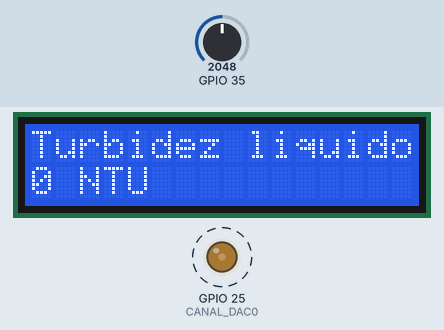
Bench run of a sketch on a simulated ESP32. On the bench: 16×2 character LCD, output pins drawn as LEDs (lit = HIGH). Dashed ring = blinking. The test bench sets the inputs (shaded band); at power-on: GPIO 35 = 2048. WiFi joins after 1.5 s; servers stay silent unless stated; network time is answered at once with the bench clock; the local clock reads 2024-03-15 10:24:30 at power-on unless the sketch sets it; storage starts empty; what the sketch prints to the serial monitor is not drawn.

Above: at 1.11 s.
1.4 s: GPIO 35 set to 2866
At 1.88 s:
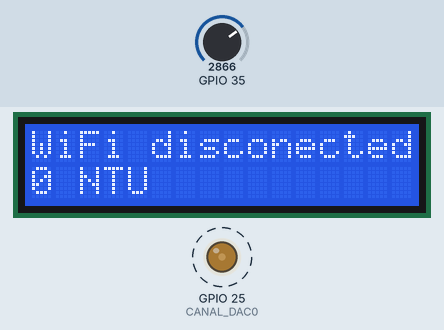
At 4.87 s:
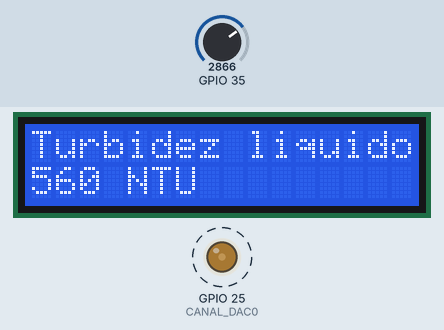
Timing chart, 0 to 10.4 s (numbered marks = the images above; inputs shaded):
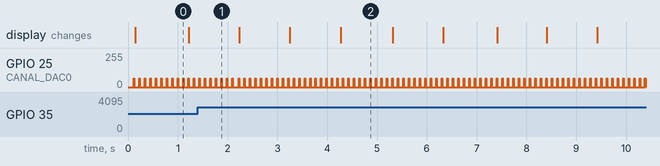

The sketch:

turbity_sensor.ino
```cpp
/*
 * Connect the SD card to the following pins:
 *
 * SD Card | ESP32
 *    D2       -
 *    D3       SS
 *    CMD      MOSI
 *    VSS      GND
 *    VDD      3.3V
 *    CLK      SCK
 *    VSS      GND
 *    D0       MISO
 *    D1       -
 */

#include <Arduino.h>            //utilizar esp32S com framework do arduino
//#include <Wire.h>               //Scanner I2C, verifica e retorna o endereço do dispositivo I2C encontrado
#include <LiquidCrystal_I2C.h>  //Biblioteca para utilização do LCD por I2C
#include "FS.h"
#include "SD.h"
#include "SPI.h"
#include <WiFi.h>
#include <NTPClient.h> //https://github.com/taranais/NTPClient
#define SD_TIMEOUT 15000 // Tempo entre uma e outra tentativa de conexão (ms)
#define WIFI_TIMEOUT 15000 // Tempo entre uma e outra tentativa de conexão (ms)
char ssid[34] = "xxx"; // <----- Inserir nome da rede WI FI no lugar de "xxx"
char password[66] = "xxx"; // <----- Inserir senha da rede WI FI no lugar de "xxx"
WiFiUDP dataOutUDP;
WiFiUDP ntpUDP;
NTPClient ntp(ntpUDP);

LiquidCrystal_I2C lcd(0x27, 16, 2);  //Define o endereço do LCD para 0x3F para um display de 16 caracteres e 2 linhas

// Definição do canal DAC0 (GPIO 25)
#define CANAL_DAC0 25
byte dacOnValue = 100;  // Intensidade do emissor ("0 a 255" e "0 a 3,3V")
#define TOTAL_SAMPLES 30 // Total de amostras
#define TIME_TO_SAMPLE 100 //  Tempo (ms) entre cada amostra
#define TIME_TO_PRINT 1000 // Tempo (ms) entre cada att da Tela
unsigned int adcRead = 0;
unsigned int turbidez = 0;


template <typename t = byte, t s = 17> // 16 + "\0"
class Line{
  char line[s];
  t cursor;  // Armazena onde está o cursor na linha

  public:
  Line(){
    cursor = 0;
    line[0] = '\0'; // Evita lixo de mem
  }

  Line<t, s>& operator<<(char c){
    if(cursor < s - 1){
      line[cursor++] = c; // Continua inserindo os caracteres
      line[cursor] = '\0'; //Define o final da frase
    }
    return *this;
  }

  Line<t, s>& operator<<(const char *str){
    for(t i = 0; cursor < s-1 && str[i] != '\0'; i++)
      line[cursor++] = str[i]; // Copia a string recebida pra string da classe
    line[cursor] = '\0'; // Para a string
    return *this;
  }

  Line<t, s>& operator<<(int v){
    char aux[12];
    itoa(v, aux, 10); // conv int em char base 10
    (*this) << aux;
    return *this;
  }

  Line<t, s>& operator<<(unsigned int v){
    (*this) << (int)v; // conv unsigned int em int
    return *this;
  }

  const char* getStr(){return line;} //retorna o ponteiro da string
  //char* getNonConstStr(){return line;}
  //t getBufferSize(){return s;} //qts caracteres cabem na string

  void clear(){
    cursor = 0;
    line[0] = '\0';
  }

  void fillExcedent(char c){
    while(cursor < s-1) line[cursor++] = c; // preenche o resto da string com o mesmo char
    line[cursor] = '\0';
  }
};

bool strCompare(const char *str1, const char *str2){
  for(int i = 0; true; i++){
    byte endCheck = (str1[i] == '\0') + (str2[i] == '\0');
    if(endCheck == 1) return false; // Final de uma string, não de ambas
    if(endCheck == 2) return true; // Final de ambas
    if(str1[i] != str2[i]) return false; // Caracteres diferentes
  }
}

void movingScreenHeader(int optional = -1){
  static unsigned int n = 0;
  const int totalHeaders = 2; // Total de telas
  if(optional >= 0) n = optional; // Se não informado, corre normal entre as telas
  if(n >= totalHeaders) n = 0;
  lcd.clear();
  lcd.setCursor(0, 0); // Define a primeira linha na primeira posição
  switch(n){
    case 0:{
      lcd.print("Turbidez liquido");
      printTurbidezLine();
    }break;
    case 1:{
      if(WiFi.status() == WL_CONNECTED){ // Só puxa a hora se WIFI conectado
        Line<> line;
        line << ntp.getHours() << 'h' << ntp.getMinutes() << 'm'; // colocar aqui dd:mm:aa
        lcd.print(line.getStr());

        line.clear();
        line << WiFi.localIP().toString().c_str(); // Converte IP do ESP para string e depois pra char array
        lcd.setCursor(0, 1);
        lcd.print(line.getStr()); // Printa a string na tela
      }else{
        lcd.print("WiFi disconected");
        printTurbidezLine();
      }

    }break;
    default: break;
  }
  n++;
}

void printTurbidezLine(){
  Line<> line;
  line << turbidez << " NTU";
  line.fillExcedent(' ');
  lcd.setCursor(0, 1);
  lcd.print(line.getStr());
}

void setup() { // ------------------------------------ SETUP ----------------------------------------

  lcd.init(); // Inicializa LCD
  lcd.clear();
  lcd.backlight();  // Liga a luz de fundo

  lcd.setCursor(0, 0);  //Define onde o cursor inicia
  lcd.print("Turbidez líquido!");
  SD.begin(); // Inicializa SD
  WiFi.mode(WIFI_STA); // Cliente receptor do wifi (moldem)
  Serial.begin(115200); // Inicializa a porta serial do ESP
}  // fim do setup

void loop() { // ------------------------------------- LOOP ----------------------------------------
  static unsigned long timeToPrint = 0, timeToSample = 0, wifiReconnectionTime = 0, sdReconnectionTime = 0;
  static byte sampleCount = 0;
  static bool wifiConnected = false, sdConnected = false, shouldTransmitUDP = false;

  if(!sdConnected){
    if(SD.cardType() != CARD_NONE){
      sdConnected = true;
    }else if(millis() > sdReconnectionTime){
      SD.begin();
      sdReconnectionTime = millis() + SD_TIMEOUT;
    }
  }

  if(!wifiConnected){ // Se não estiver conectado
    if(WiFi.status() == WL_CONNECTED){ // Se conectar
      wifiConnected = true; // Inicializa WIFI
      dataOutUDP.begin(82); // Inicia o servidor udp na porta 82
      ntp.begin(); // Inicializa o cliente que recebe a hora da rede que está conectado
      ntp.update();
    }else if(millis() > wifiReconnectionTime){ // Se o tempo limite for atingido
      if(SD.cardType() != CARD_NONE){ // Se detec SD, tenta carregar id e senha do WIFI
        File file = SD.open("/wifi/credentials.txt", FILE_READ);
        if(file){
          file.readBytesUntil('\n', ssid, sizeof(ssid));
          file.readBytesUntil('\n', password, sizeof(password));
          file.close();
        }
      }
      WiFi.begin(ssid, password); // Tentativa de conexão
      wifiReconnectionTime = millis() + WIFI_TIMEOUT; // Define novo tempo limite
    }
  }else if(WiFi.status() != WL_CONNECTED){
    wifiConnected = false;
    shouldTransmitUDP = false;
  }else{
    unsigned int packetSize = dataOutUDP.parsePacket(); // Obter o tamanho da mensagem do udp
    if(packetSize){ // Se maior que 0 bytes
      char buffer[10];
      int len = dataOutUDP.read(buffer, 10); // Lê pacote para buffer
      buffer[len] = '\0'; // Sabendo do comprimendo, define o "\0" para indicar final da string
      if(strCompare(buffer, "start")){ // Se "start"
        shouldTransmitUDP = true; // Amostras devem ser enviadas periodicamente
        Line<byte, 64> line; // Cria uma linha para a mensagem a seguir:
        line << "Transmitindo uma média de "<<TOTAL_SAMPLES<<" amostras a cada "<<TIME_TO_SAMPLE*TOTAL_SAMPLES<<" ms\n";
        dataOutUDP.beginPacket(dataOutUDP.remoteIP(), dataOutUDP.remotePort()); // Inicia a transmissão para o local de origem da mensagem
        dataOutUDP.print(line.getStr());
        dataOutUDP.endPacket(); // Termina de enviar mensagem
      }else if(strCompare(buffer, "stop")) shouldTransmitUDP = false; // O Comando "stop" deve interromper a transmissão
    }
  }

  if(sampleCount < TOTAL_SAMPLES){
    if(timeToSample <= millis()){ //Igual ou maior ao tempo atual
      dacWrite(CANAL_DAC0, 65);
      delay(10); // Garante emissor ligado
      adcRead += analogRead(35); // Soma a amostra lida na porta analogica p poder tirar a media
      dacWrite(CANAL_DAC0, 0);
      timeToSample = millis() + TIME_TO_SAMPLE; // Tpo atual mais tempo da próx amostra
      sampleCount++;
    }
  }else{
    adcRead = adcRead / TOTAL_SAMPLES; // Média das leituras
    turbidez = ((0.2098*(adcRead))+28.31); // <<<<----------------------- Fazer a conversão aqui -----------
    //turbidez = adcRead; // <<<<----------------------- Fazer a conversão aqui -----------
    adcRead = 0; // Após realizar a leitura, define como 0 para não interferir em novas leituras
    sampleCount = 0; // Reseta as amostras
    Line<> line; // usar, por ex.: <byte, 32> para mudar o tamanho da linha para 32
    line << turbidez << " \n"; // <<---------------------------- terminar a formatação ----------------

    Serial.print(line.getStr()); // Imprime a linha na porta serial (monitor)

    if(shouldTransmitUDP){ // Se pretende fazer transmissões periódicas, transmita a linha
      dataOutUDP.beginPacket(dataOutUDP.remoteIP(), dataOutUDP.remotePort());
      dataOutUDP.print(line.getStr());
      dataOutUDP.endPacket();
    }

    lcd.setCursor(0, 0); // A próxima será a mensagem no topo (nova tela)
    if(SD.cardType() == CARD_NONE){
      lcd.println("#No SD card     ");
      printTurbidezLine();
      timeToPrint = millis() + TIME_TO_PRINT;
      //SD.begin();
    }else{
      File file = SD.open("/turbidez.txt", FILE_APPEND, true);
      if(file){ // Se o arquivo estiver aberto
        if(!file.print(line.getStr())){ // Se não der pra imprimir no SD
          lcd.print("#File error     ");
          printTurbidezLine();
          timeToPrint = millis() + TIME_TO_PRINT;
        }
      }else{
        lcd.print("#File not open  ");
        printTurbidezLine();
        timeToPrint = millis() + TIME_TO_PRINT;
      }
      file.close();
    }
  }

  if(timeToPrint <= millis()){ // Tpo previsto para atualizar o display
    movingScreenHeader(); //Alterna a tela
    timeToPrint = millis() + TIME_TO_PRINT;
  }
}
```

Measured:
- by itself, GPIO 25 (CANAL_DAC0): alternates 65/255 for 0.01 s and 0/255 for 0.10 s
